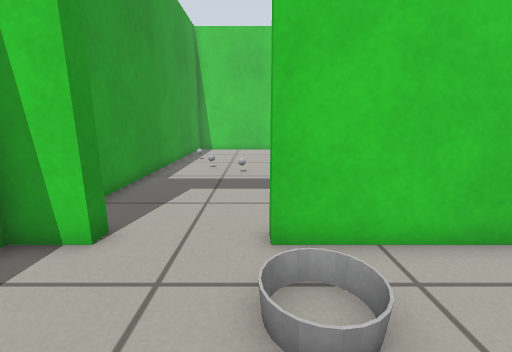
View 1 (above)

12 first-person views from a walk through a robot-simulator world made for Gazebo. The camera is 0.61 m above the floor, tilts 12° down and sees 90° across. The floor is counted in squares, 0.25 m on a side. Each view is taken from the middle of a square. On the plan, view 1 faces up. The plan holds only what a view shows up to about 17 squares ahead; the rest is blank.

View 2
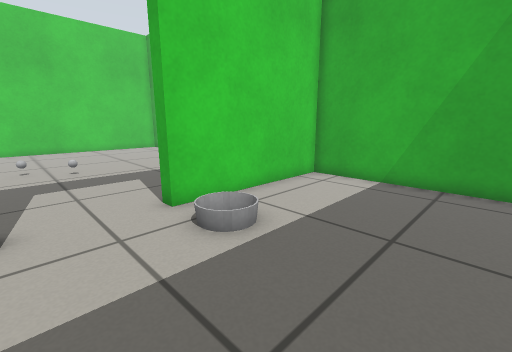

View 3
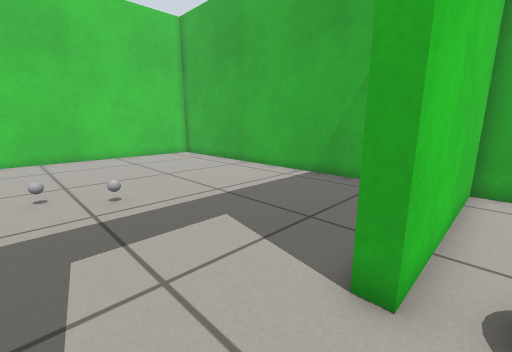

View 4
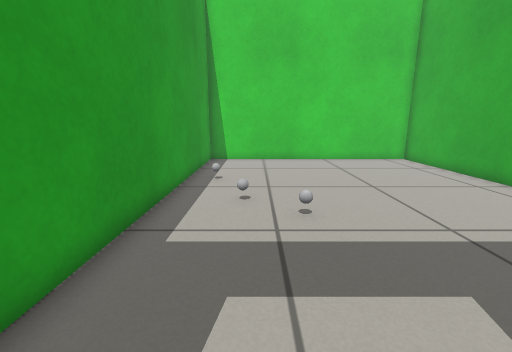

View 5
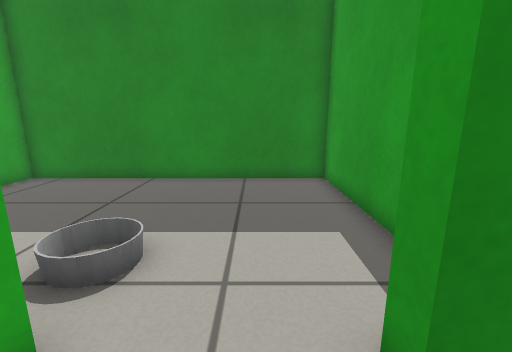

View 6
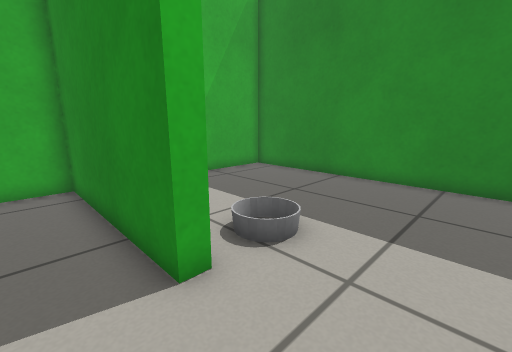

View 7
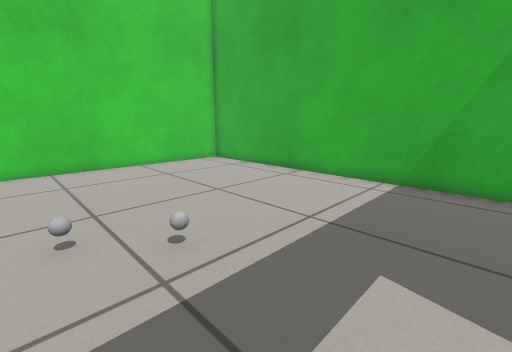

View 8
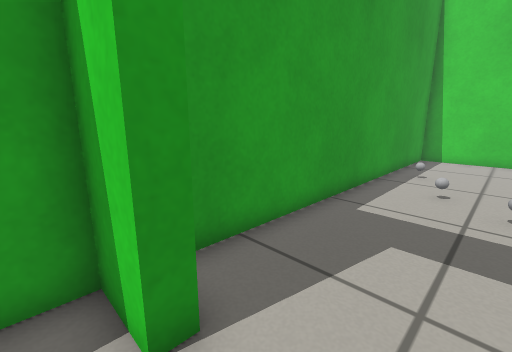

View 9
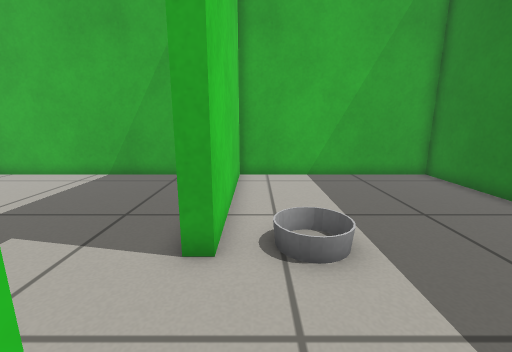

View 10
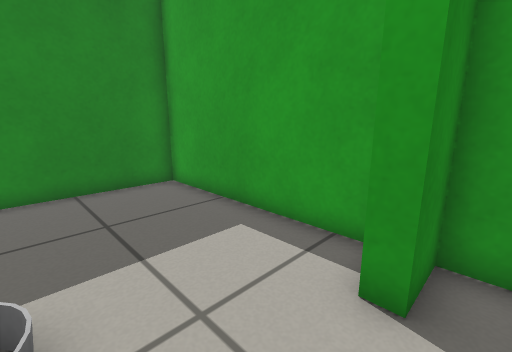

View 11
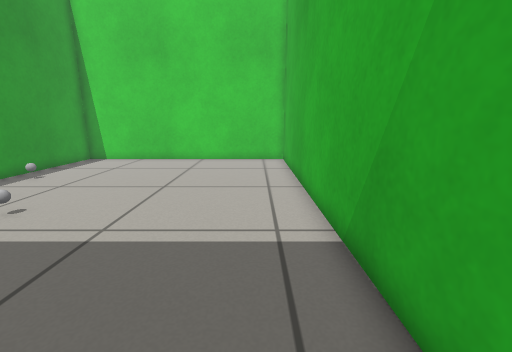

View 12
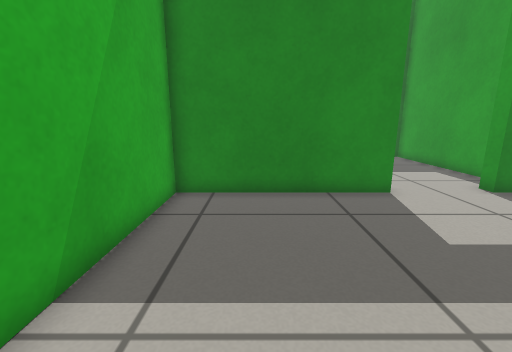

### Floor plan
Points are (right, up) in squares from view 1. A wall is a line through its corners. A room is listed if a view was taken in it or the views show most of it. See-through windows are left out.
Room 1 (views 1, 2, 3, 8, 9)
walls: (-3.3, 4.8) (-5, 4.8) (-5, -4) (7.8, -4) (7.8, 4.8) (0.3, 4.8)
ways out: open door at (-1.5, 5) to room 2
Room 2 (views 4, 5, 6, 7, 10, 11, 12)
walls: (0.3, 5.4) (7.8, 5.4) (7.8, 22.8) (-5, 22.8) (-5, 5.4) (-3.3, 5.4)
ways out: open door at (-1.5, 5) to room 1
objects: other object (-4, 17); grey ball (-2, 14); grey ball (-1, 12) to (-1, 13)

Where each view was taken, in squares from view 1:
view 1: 0 up, 0 right, facing up
view 2: 2 down, 3 left, facing up-right
view 3: 4 up, 3 left, facing up-right
view 4: 6 up, 2 left, facing up
view 5: 7 up, 2 left, facing down
view 6: 7 up, 3 left, facing down-right
view 7: 8 up, 3 left, facing up-right
view 8: 4 up, 1 left, facing up-left
view 9: 4 up, 4 left, facing right
view 10: 6 up, 0 right, facing down-left
view 11: 6 up, 6 right, facing up
view 12: 14 up, 5 right, facing down
